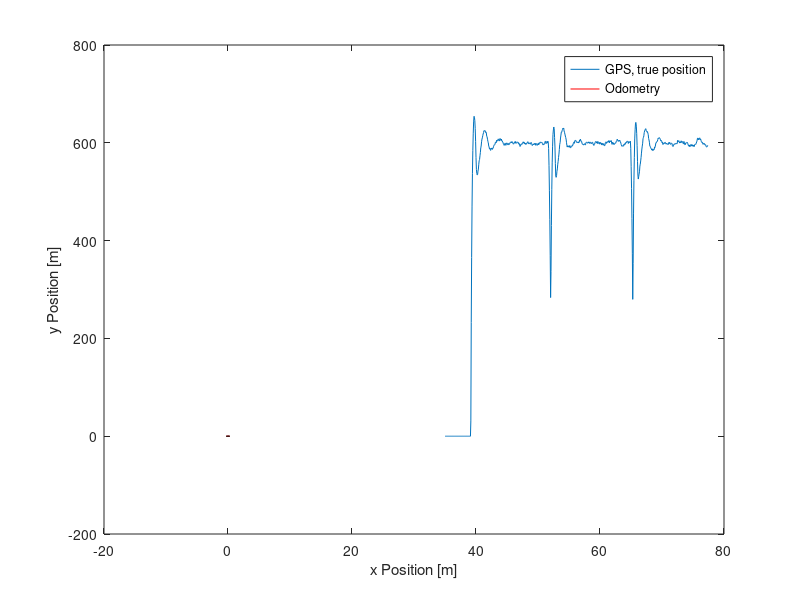
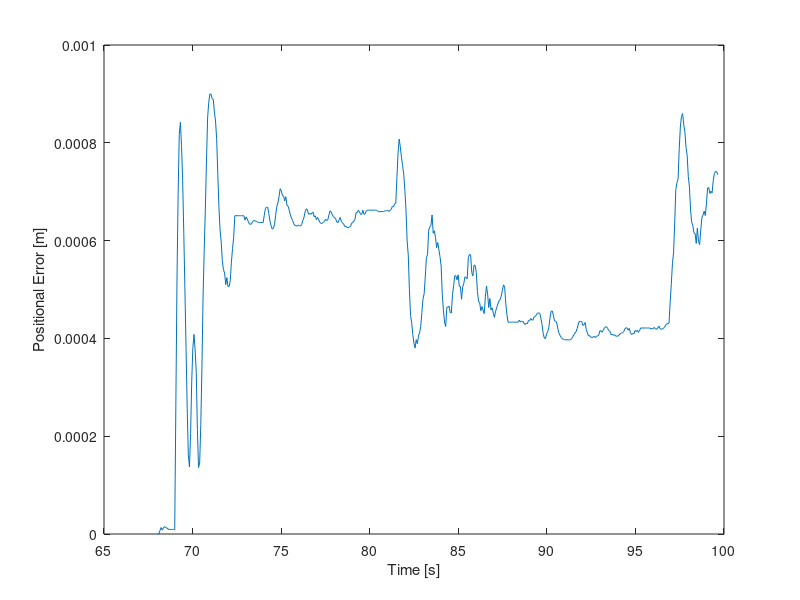

Recreate these plots in MATLAB, in order.
load('speed5.mat')
stored_all_sensor_values = stored_all_sensor_values(196:end,:);
plot(stored_all_sensor_values(:,9),stored_all_sensor_values(:,1))
xlabel('Time [s]')
ylabel('Left sensor value (range 0-1000)')
%% Odemetry1
close all
load('odometry1.mat')
stored_all_position_values = stored_all_position_values(2:end,:)
gx = stored_all_position_values(:,1);
gz = stored_all_position_values(:,3);
x = stored_all_position_values(:,4);
z = stored_all_position_values(:,6);
time = stored_all_position_values(:,7);

% % 
hold on
figure(1)
plot(stored_all_position_values(:,1),stored_all_position_values(:,3),'r')
plot(stored_all_position_values(:,4),stored_all_position_values(:,6),'k')


xlabel('x Position [m]')
ylabel('y Position [m]')
stored_all_position_values(:,1),stored_all_position_values(:,3)
legend('GPS, true position','Odometry')
figure(2)
xerror = (gx-x);
zerror = (gz-z);
toterror = sqrt(xerror.^2+zerror.^2);
plot(time,toterror)
xlabel('Time [s]')
ylabel('Positional Error [m]')
